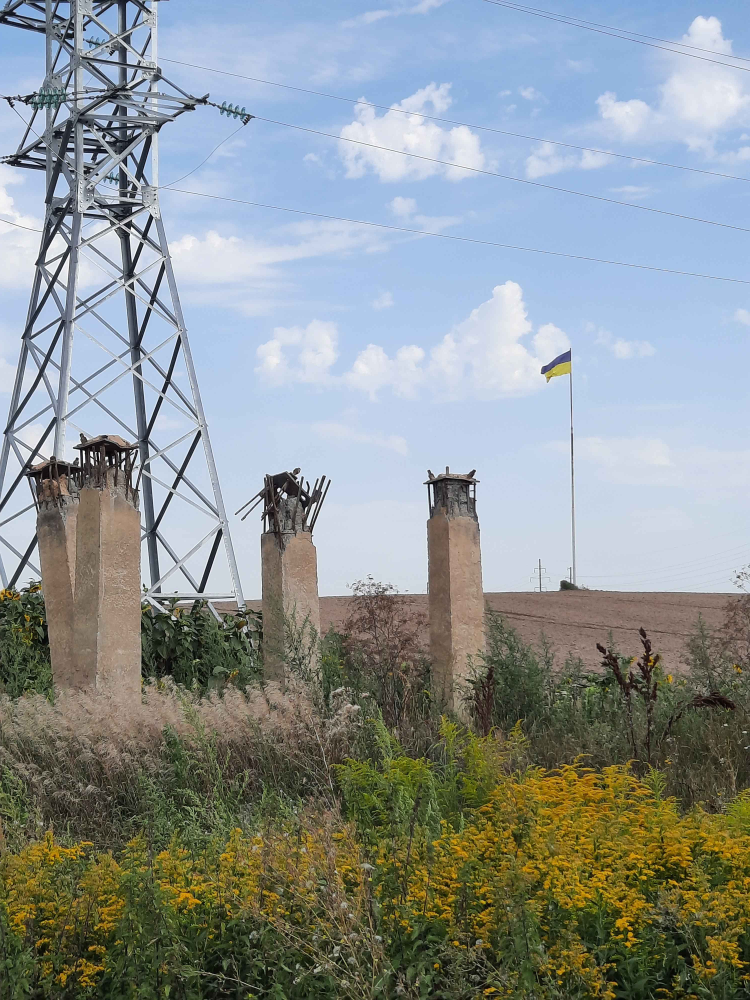
#> input picture Lesson62/Veluka_Dumerka.jpg, 3000 x 4000 px, found by its file name (shown at 1/4 size)
$ jupyter execute --allow-errors dz62_1_2.ipynb   (older library calls are emulated)
#> lines starting #> are read from the running program, lines starting #| are printed output that depends on the picture
# Image Feature Extraction

## Завдання

1.	Напишіть код для визначення границь та кутів у зображенні за допомогою фільтра **Собеля.**

2.	Використовуючи метод густини градієнта **(HOG)**, напишіть код для витягування ознак з зображення.

## Розв'язок

[cell 1]
import cv2
import numpy as np
import matplotlib.pyplot as plt
from skimage.feature import hog
from skimage import data, exposure
from mpl_toolkits.axes_grid1 import ImageGrid
import warnings
warnings.filterwarnings("ignore")

### 1. Визначення границь та кутів у зображенні за допомогою фільтра Собеля.

[cell 2]
img = cv2.imread('Veluka_Dumerka.jpg')
#> img is the input picture: shape (4000, 3000, 3); mean B, G, R 148, 147.3, 139.8

[cell 3]
# Converting to black and white
gray = cv2.cvtColor(img, cv2.COLOR_BGR2GRAY)
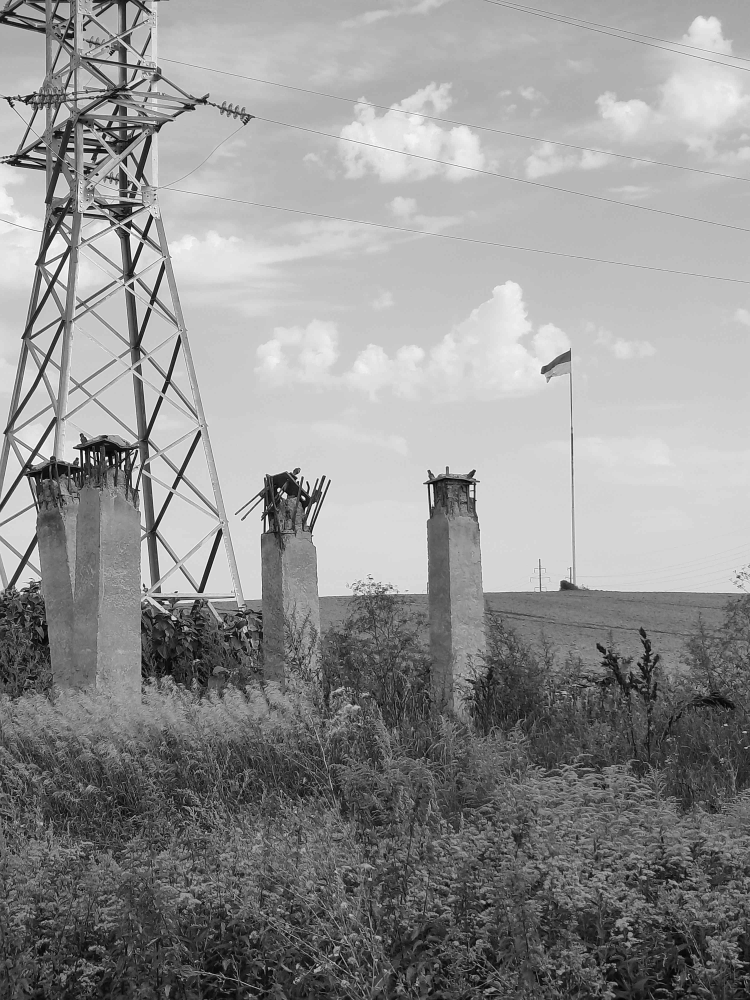
#> gray: shape (4000, 3000) (shown at 1/4 size); min 0, max 255, mean 145.1

# Gradient Edge Detector
sobelx = cv2.Sobel(gray, cv2.CV_32F, 1, 0, ksize=3)
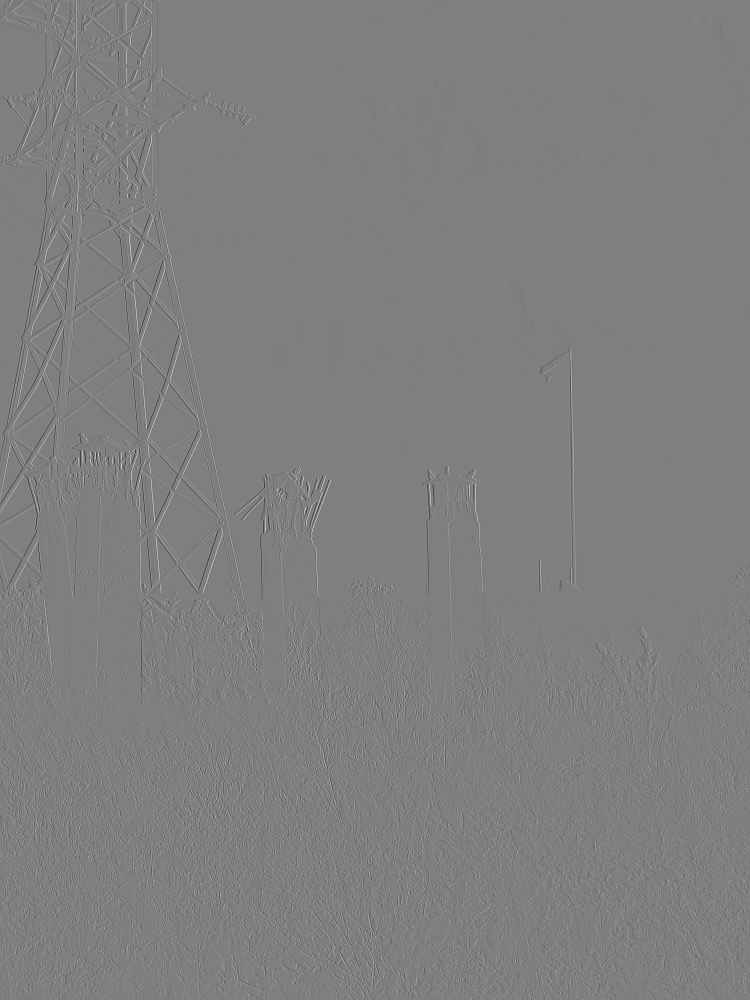
#> sobelx: shape (4000, 3000) float32 (shown at 1/4 size); min -916, max 917, mean 0; drawn with min black and max white
sobely = cv2.Sobel(gray, cv2.CV_32F, 0, 1, ksize=3)

# Calculation of the absolute value of the gradient
abs_sobelx = cv2.convertScaleAbs(sobelx)
abs_sobely = cv2.convertScaleAbs(sobely)
grad = cv2.addWeighted(abs_sobelx, 0.5, abs_sobely, 0.5, 0)
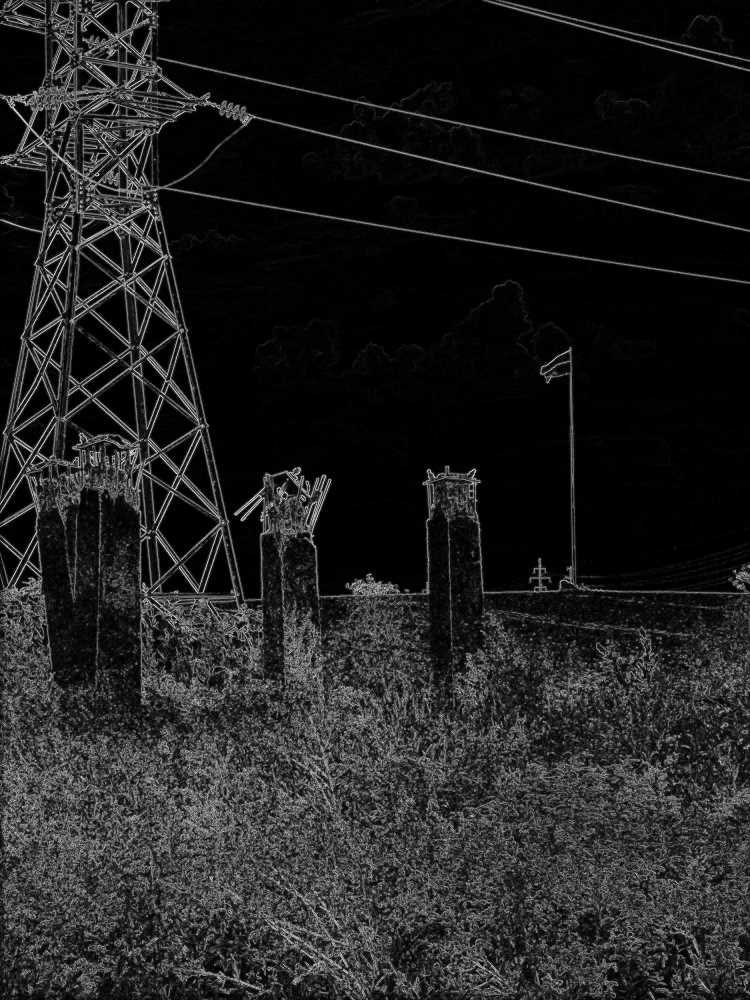
#> grad: shape (4000, 3000) (shown at 1/4 size); min 0, max 255, mean 33

# Definition of angles
angle = cv2.phase(sobelx, sobely, angleInDegrees=True)
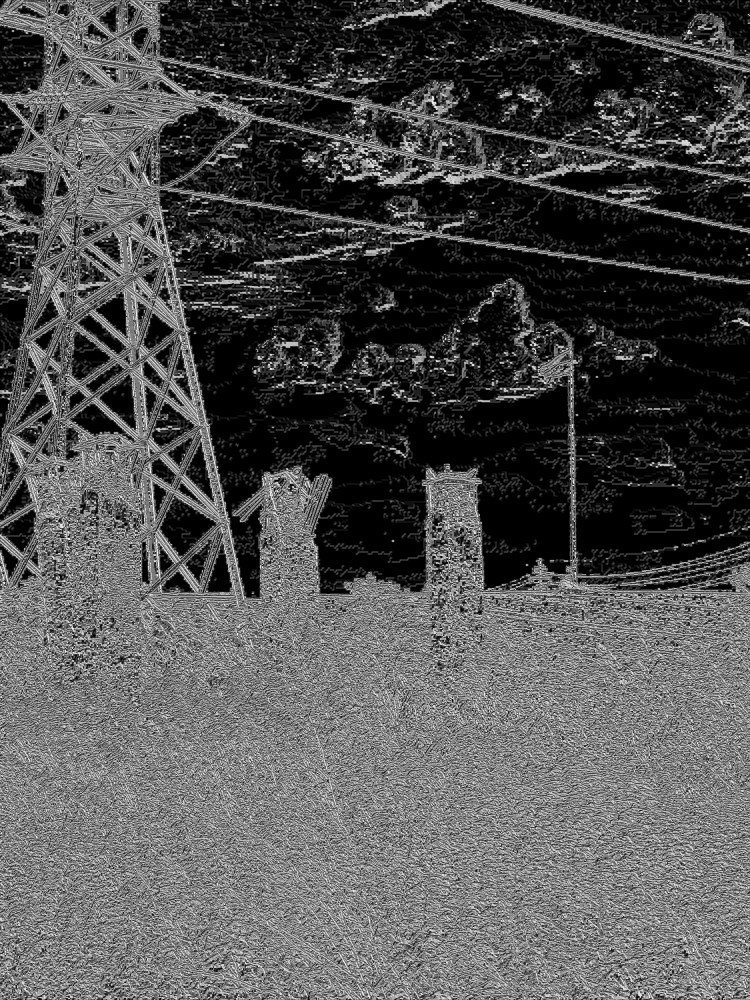
#> angle: shape (4000, 3000) float32 (shown at 1/4 size); min 0, max 359.9, mean 115.8; drawn with min black and max white

[cell 4]
# Image comparison
img1 = cv2.cvtColor(img, cv2.COLOR_BGR2RGB)
grad1 = cv2.cvtColor(grad, cv2.COLOR_BGR2RGB)
angle1 = cv2.cvtColor(angle, cv2.COLOR_BGR2RGB)


fig, (ax1, ax2, ax3) = plt.subplots(1, 3, figsize=(14, 7), sharex=True, sharey=True)

ax1.axis('off')
ax1.imshow(img1, cmap=plt.cm.gray)
ax1.set_title('Input image')

ax2.axis('off')
ax2.imshow(grad1, cmap=plt.cm.gray)
ax2.set_title('Borders')

ax3.axis('off')
ax3.imshow(angle1, cmap=plt.cm.gray)
ax3.set_title('Angles')
plt.show()
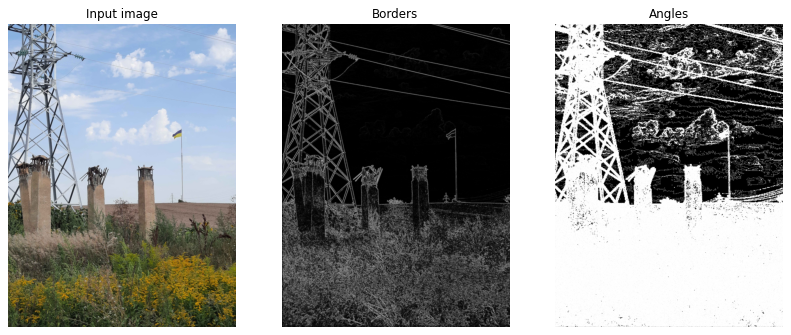
#> figure drawn by matplotlib, 3 panels

---

### 2.	Витягування ознак з зображення  з використанням методу густини градієнта (HOG)

[cell 5]
from skimage.feature import hog
from skimage import data, exposure

### 2.1 HOG для кольорового зображення

[cell 6]
image = cv2.imread('Veluka_Dumerka.jpg')

#> (a cell that did not finish here is left out)

---

###  2.2 HOG для чорно-білого зображення

[cell 8]
gray = cv2.cvtColor(image, cv2.COLOR_BGR2GRAY)
fd, hog_image = hog(gray, orientations=8, pixels_per_cell=(16, 16), cells_per_block=(1, 1), visualize=True)

fig, (ax1, ax2) = plt.subplots(1, 2, figsize=(16, 12), sharex=True, sharey=True)

ax1.axis('off')
ax1.imshow(gray, cmap=plt.cm.gray)
ax1.set_title('Input image')

# Rescale histogram for better display
hog_image_rescaled = exposure.rescale_intensity(hog_image, in_range=(0, 10))
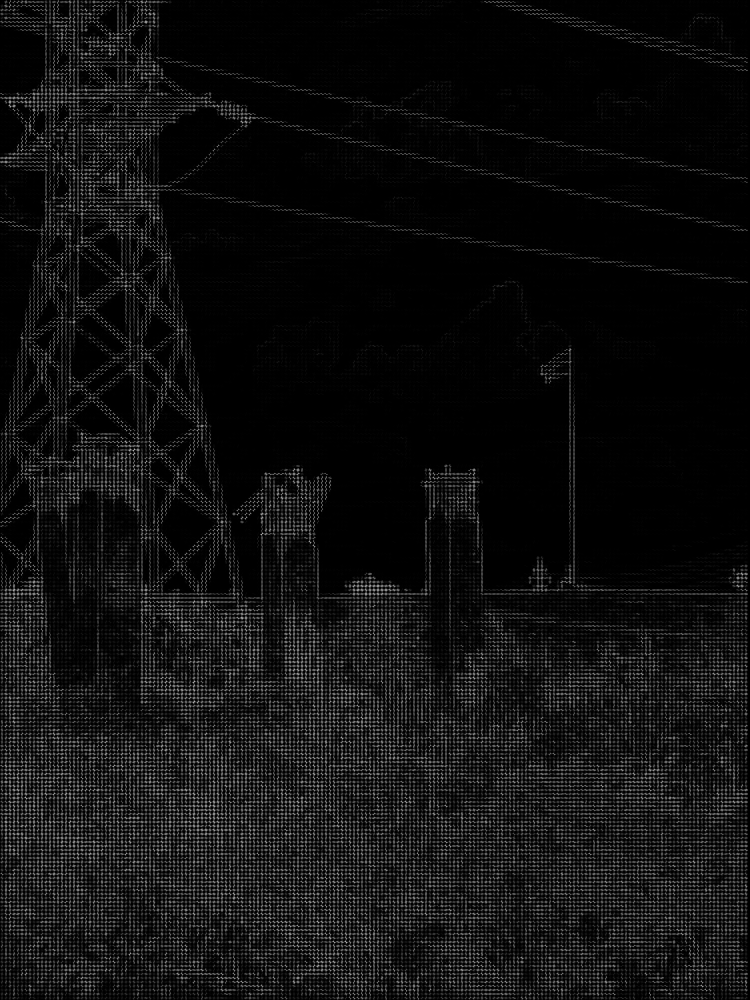
#> hog_image_rescaled: shape (4000, 3000) float64 (shown at 1/4 size); min 0, max 1, mean 0.065

ax2.axis('off')
ax2.imshow(hog_image_rescaled, cmap=plt.cm.gray)
ax2.set_title('Histogram of Oriented Gradients')
plt.show()
